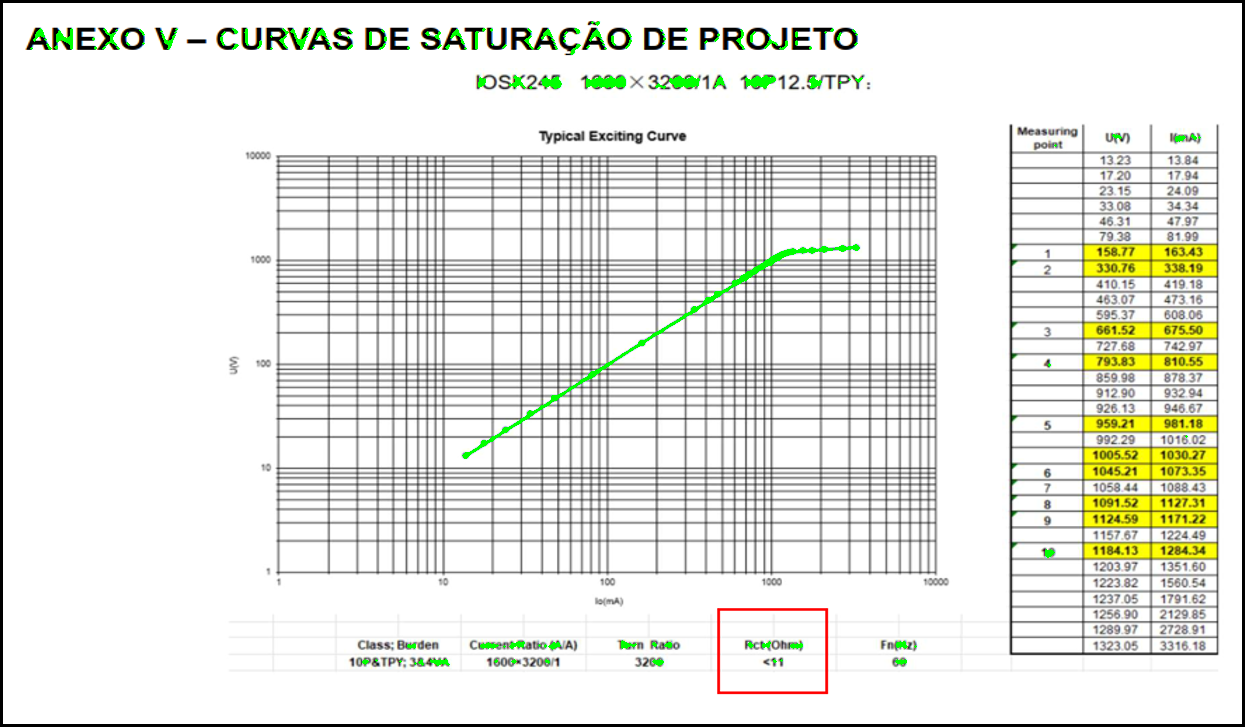
#> input picture src/backend/debug/debug_amplo.png, 1245 x 727 px, given in place of imagem.png, which was not available
$ python debug_mask.py
#> lines starting #> are read from the running program, lines starting #| are printed output that depends on the picture; after the words box and inside, x2 and y2 are one past the last pixel; in counts of white or black regions, pixels touching at a corner belong together; pictures that were not available may be replaced by others from this repository, and a replacement may not be noted
"""
Gera uma imagem de diagnóstico para inspecionar o que a máscara HSV detectou.
Salva: mask_debug.png (máscara bruta) e overlay_debug.png (overlay na imagem original)
"""
import cv2
import numpy as np

img_path = r'C:\Users\rno\Downloads\imagem.png'

img = cv2.imread(img_path)
#> img is the input picture: shape (727, 1245, 3); mean B, G, R 225.5, 232.1, 230.7
h_img, w_img = img.shape[:2]
#> h_img = 727; w_img = 1245
hsv = cv2.cvtColor(img, cv2.COLOR_BGR2HSV)
#> hsv: shape (727, 1245, 3); mean H, S, V 6.7, 9.8, 233

# Testar vários parâmetros
configs = [
    ("padrao",  100, 140, 80,  30),
    ("amplo",    80, 150, 50,  20),
    ("muito_amplo", 70, 160, 30, 10),
]

for name, h_min, h_max, sat_min, val_min in configs:
    lower = np.array([h_min, sat_min, val_min], dtype=np.uint8)
    upper = np.array([h_max, 255, 255], dtype=np.uint8)
    mask = cv2.inRange(hsv, lower, upper)

    kernel_close = cv2.getStructuringElement(cv2.MORPH_ELLIPSE, (7, 7))
    kernel_open  = cv2.getStructuringElement(cv2.MORPH_ELLIPSE, (3, 3))
    mask_clean = cv2.morphologyEx(mask, cv2.MORPH_CLOSE, kernel_close)
    mask_clean = cv2.morphologyEx(mask_clean, cv2.MORPH_OPEN, kernel_open)

    pixels = int(np.count_nonzero(mask_clean))

    # Bounding box dos pixels detectados
    coords = np.where(mask_clean > 0)
    if len(coords[0]) > 0:
        y_min, y_max = coords[0].min(), coords[0].max()
        x_min, x_max = coords[1].min(), coords[1].max()
        bb = f"x:[{x_min}-{x_max}]({x_min/w_img:.2f}-{x_max/w_img:.2f})  y:[{y_min}-{y_max}]({y_min/h_img:.2f}-{y_max/h_img:.2f})"
    else:
        bb = "NENHUM PIXEL"

    print(f"[{name}] h=[{h_min}-{h_max}] sat>={sat_min} val>={val_min}  =>  {pixels} pixels  |  {bb}")

    # Salvar overlay
    overlay = img.copy()
    overlay[mask_clean > 0] = [0, 255, 0]
    out_path = f'debug_{name}.png'
    cv2.imwrite(out_path, overlay)
#> this loop made 3 passes
#> (pixels, y_min, y_max, x_min, x_max) on passes 2 to 3: (57, 32, 647, 339, 1056), (5040, 21, 667, 31, 1205)
#> (pixels, coords) on pass 1: (0, (empty array, empty array))
#| [padrao] h=[100-140] sat>=80 val>=30  =>  0 pixels  |  NENHUM PIXEL
#| [amplo] h=[80-150] sat>=50 val>=20  =>  57 pixels  |  x:[339-1056](0.27-0.85)  y:[32-647](0.04-0.89)
#| [muito_amplo] h=[70-160] sat>=30 val>=10  =>  5040 pixels  |  x:[31-1205](0.02-0.97)  y:[21-667](0.03-0.92)
#> pass 1, `mask = cv2.inRange(hsv, lower, upper)`:
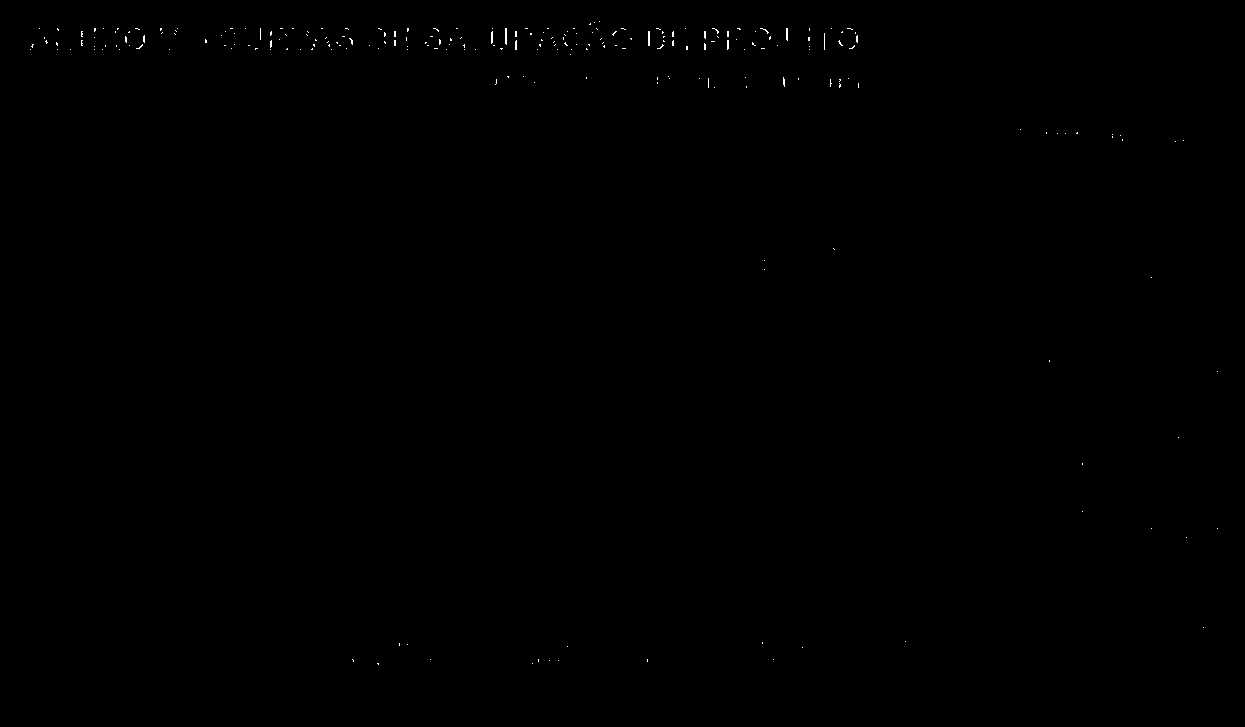
#> mask: shape (727, 1245); 0.11% white in thin lines or dots, all inside (x1, y1, x2, y2) = (30, 21, 1218, 665)
#> after the loop:
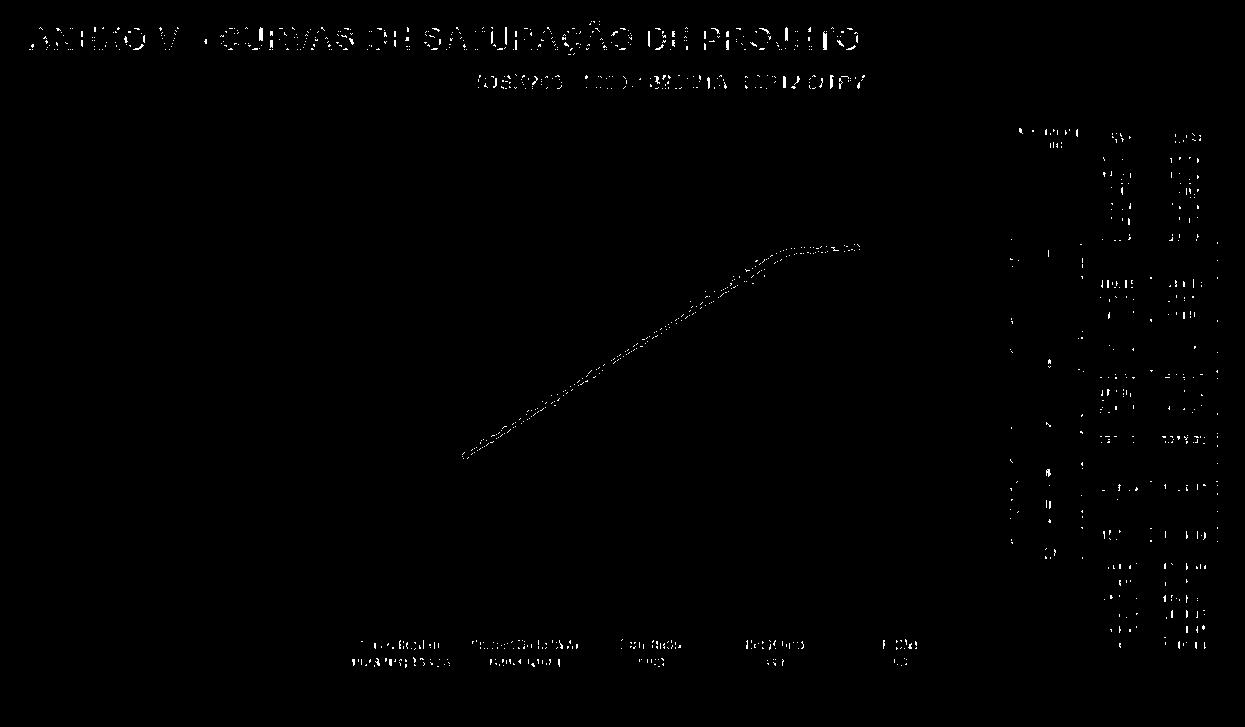
#> mask: shape (727, 1245); 0.49% white in thin lines or dots, all inside (x1, y1, x2, y2) = (29, 21, 1218, 668)
#> after the loop:
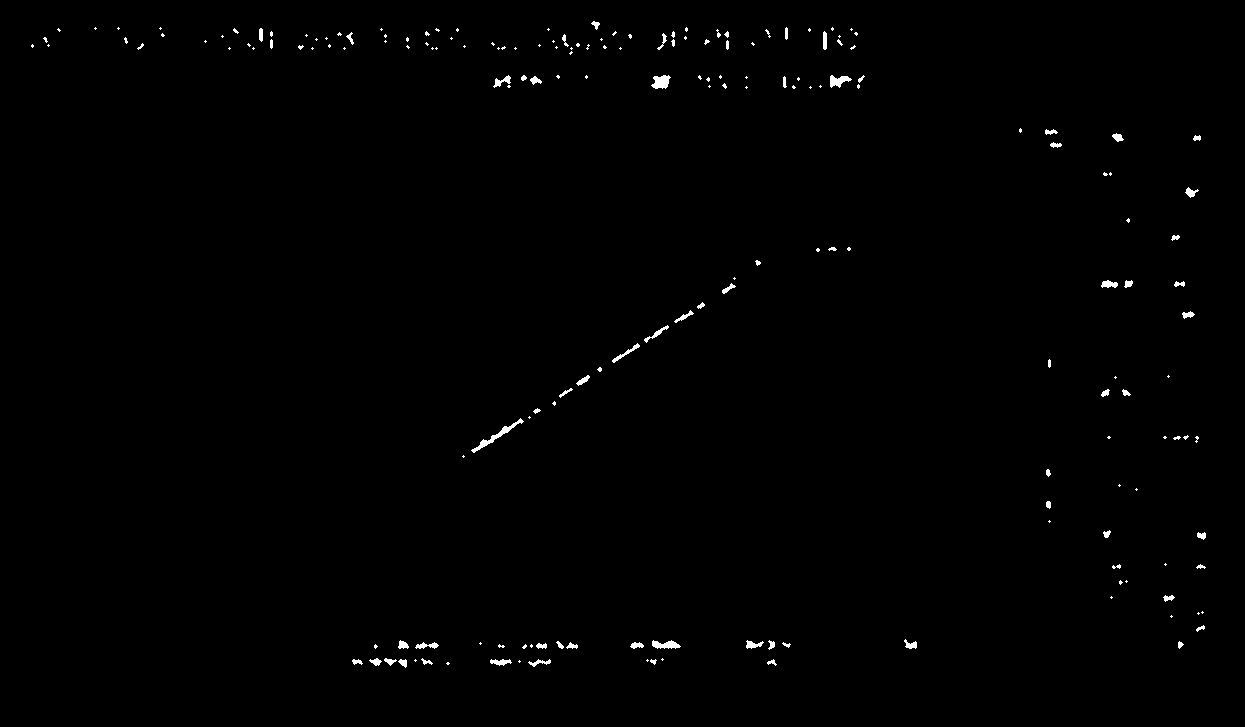
#> mask_clean: shape (727, 1245); 0.56% white; 193 white regions (120 under 20 px), largest, box (x1, y1, x2, y2) and area: (471, 418, 524, 453) 266, (651, 75, 671, 89) 192, (652, 640, 681, 649) 167
#> after the loop: overlay: shape (727, 1245, 3); mean H, S, V 224.9, 232.6, 230.1

print("\nVerifique os arquivos debug_*.png gerados.")
